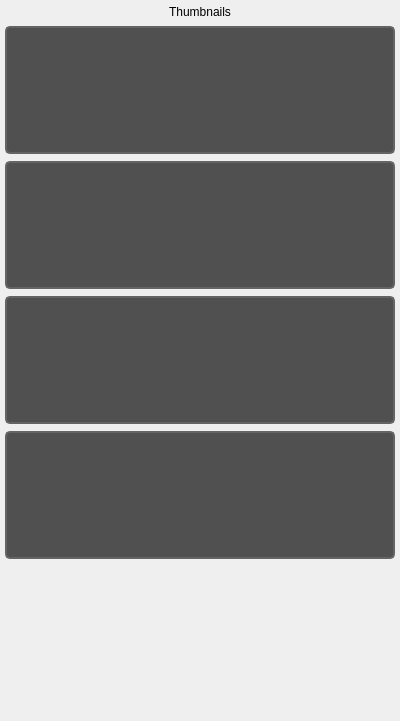
<?xml version="1.0" encoding="UTF-8"?>
<ui version="4.0">
 <class>ThumbnailWidgetClass</class>
 <widget class="QWidget" name="ThumbnailWidgetClass">
  <property name="geometry">
   <rect>
    <x>0</x>
    <y>0</y>
    <width>400</width>
    <height>721</height>
   </rect>
  </property>
  <property name="sizePolicy">
   <sizepolicy hsizetype="Fixed" vsizetype="MinimumExpanding">
    <horstretch>0</horstretch>
    <verstretch>0</verstretch>
   </sizepolicy>
  </property>
  <property name="minimumSize">
   <size>
    <width>400</width>
    <height>0</height>
   </size>
  </property>
  <property name="maximumSize">
   <size>
    <width>400</width>
    <height>881</height>
   </size>
  </property>
  <property name="windowTitle">
   <string>Thumbnail</string>
  </property>
  <property name="styleSheet">
   <string notr="true">

/* ================= 特定QLabel图像显示框样式 ================= */
#lb_thumbnail_0,
#lb_thumbnail_1,
#lb_thumbnail_2,
#lb_thumbnail_3
{
    background-color: #505050;
    border: 2px solid #646464;
    border-radius: 5px;
    padding: 2px;
    min-width: 120px;
    min-height: 120px;
    qproperty-alignment: AlignCenter;
    qproperty-scaledContents: false;
}

/* 默认状态 */
#lb_thumbnail_0, 
#lb_thumbnail_1, 
#lb_thumbnail_2,
#lb_thumbnail_3
{
    border: 2px solid #646464;
}

/* 悬停状态 */
#lb_thumbnail_0:hover, 
#lb_thumbnail_1:hover, 
#lb_thumbnail_2:hover,
#lb_thumbnail_3:hover 
{
    border: 2px solid #FF9800;
    background-color: #585858;
}

/* 选中状态 - 通过提高选择器特异性来确保优先级 */
#lb_thumbnail_0[selected=&quot;true&quot;], 
#lb_thumbnail_1[selected=&quot;true&quot;], 
#lb_thumbnail_2[selected=&quot;true&quot;], 
#lb_thumbnail_3[selected=&quot;true&quot;]
{
    border: 4px solid #FF9800;
    background-color: #585858;
}

/* 按下状态 */
#lb_thumbnail_0:pressed, 
#lb_thumbnail_1:pressed, 
#lb_thumbnail_2:pressed, 
#lb_thumbnail_3:pressed
{
    border: 3px solid #FF9800;
    background-color: #646464;
}

/* 选中状态下的悬停 */
#lb_thumbnail_0[selected=&quot;true&quot;]:hover, 
#lb_thumbnail_1[selected=&quot;true&quot;]:hover, 
#lb_thumbnail_2[selected=&quot;true&quot;]:hover, 
#lb_thumbnail_3[selected=&quot;true&quot;]:hover
{
    border: 4px solid #FF9800;
    background-color: #646464;
}

/* 禁用状态 */
#lb_thumbnail_0:disabled, 
#lb_thumbnail_1:disabled, 
#lb_thumbnail_2:disabled, 
#lb_thumbnail_3:disabled
{
    border: 2px solid #3A3A3A;
    background-color: #3A3A3A;
}

/* 图像显示框中的占位文本 */
#lb_thumbnail_0::disabled, 
#lb_thumbnail_1::disabled, 
#lb_thumbnail_2::disabled, 
#lb_thumbnail_3::disabled
{
    color: #888888;
    font-style: italic;
}</string>
  </property>
  <layout class="QVBoxLayout" name="verticalLayout">
   <property name="spacing">
    <number>7</number>
   </property>
   <property name="leftMargin">
    <number>5</number>
   </property>
   <property name="topMargin">
    <number>5</number>
   </property>
   <property name="rightMargin">
    <number>5</number>
   </property>
   <property name="bottomMargin">
    <number>5</number>
   </property>
   <item>
    <widget class="QLabel" name="label_4">
     <property name="text">
      <string>Thumbnails</string>
     </property>
     <property name="alignment">
      <set>Qt::AlignCenter</set>
     </property>
    </widget>
   </item>
   <item>
    <widget class="QLabel" name="lb_thumbnail_0">
     <property name="sizePolicy">
      <sizepolicy hsizetype="Preferred" vsizetype="Fixed">
       <horstretch>0</horstretch>
       <verstretch>0</verstretch>
      </sizepolicy>
     </property>
     <property name="minimumSize">
      <size>
       <width>128</width>
       <height>128</height>
      </size>
     </property>
     <property name="maximumSize">
      <size>
       <width>16777215</width>
       <height>128</height>
      </size>
     </property>
     <property name="frameShape">
      <enum>QFrame::Box</enum>
     </property>
     <property name="text">
      <string/>
     </property>
    </widget>
   </item>
   <item>
    <widget class="QLabel" name="lb_thumbnail_1">
     <property name="sizePolicy">
      <sizepolicy hsizetype="Preferred" vsizetype="Fixed">
       <horstretch>0</horstretch>
       <verstretch>0</verstretch>
      </sizepolicy>
     </property>
     <property name="minimumSize">
      <size>
       <width>128</width>
       <height>128</height>
      </size>
     </property>
     <property name="maximumSize">
      <size>
       <width>16777215</width>
       <height>128</height>
      </size>
     </property>
     <property name="frameShape">
      <enum>QFrame::Box</enum>
     </property>
     <property name="text">
      <string/>
     </property>
    </widget>
   </item>
   <item>
    <widget class="QLabel" name="lb_thumbnail_2">
     <property name="sizePolicy">
      <sizepolicy hsizetype="Preferred" vsizetype="Fixed">
       <horstretch>0</horstretch>
       <verstretch>0</verstretch>
      </sizepolicy>
     </property>
     <property name="minimumSize">
      <size>
       <width>128</width>
       <height>128</height>
      </size>
     </property>
     <property name="maximumSize">
      <size>
       <width>16777215</width>
       <height>128</height>
      </size>
     </property>
     <property name="frameShape">
      <enum>QFrame::Box</enum>
     </property>
     <property name="text">
      <string/>
     </property>
    </widget>
   </item>
   <item>
    <widget class="QLabel" name="lb_thumbnail_3">
     <property name="sizePolicy">
      <sizepolicy hsizetype="Preferred" vsizetype="Fixed">
       <horstretch>0</horstretch>
       <verstretch>0</verstretch>
      </sizepolicy>
     </property>
     <property name="minimumSize">
      <size>
       <width>128</width>
       <height>128</height>
      </size>
     </property>
     <property name="maximumSize">
      <size>
       <width>16777215</width>
       <height>128</height>
      </size>
     </property>
     <property name="frameShape">
      <enum>QFrame::Box</enum>
     </property>
     <property name="text">
      <string/>
     </property>
    </widget>
   </item>
   <item>
    <spacer name="verticalSpacer">
     <property name="orientation">
      <enum>Qt::Vertical</enum>
     </property>
     <property name="sizeHint" stdset="0">
      <size>
       <width>20</width>
       <height>40</height>
      </size>
     </property>
    </spacer>
   </item>
  </layout>
 </widget>
 <layoutdefault spacing="6" margin="11"/>
 <resources/>
 <connections/>
</ui>
